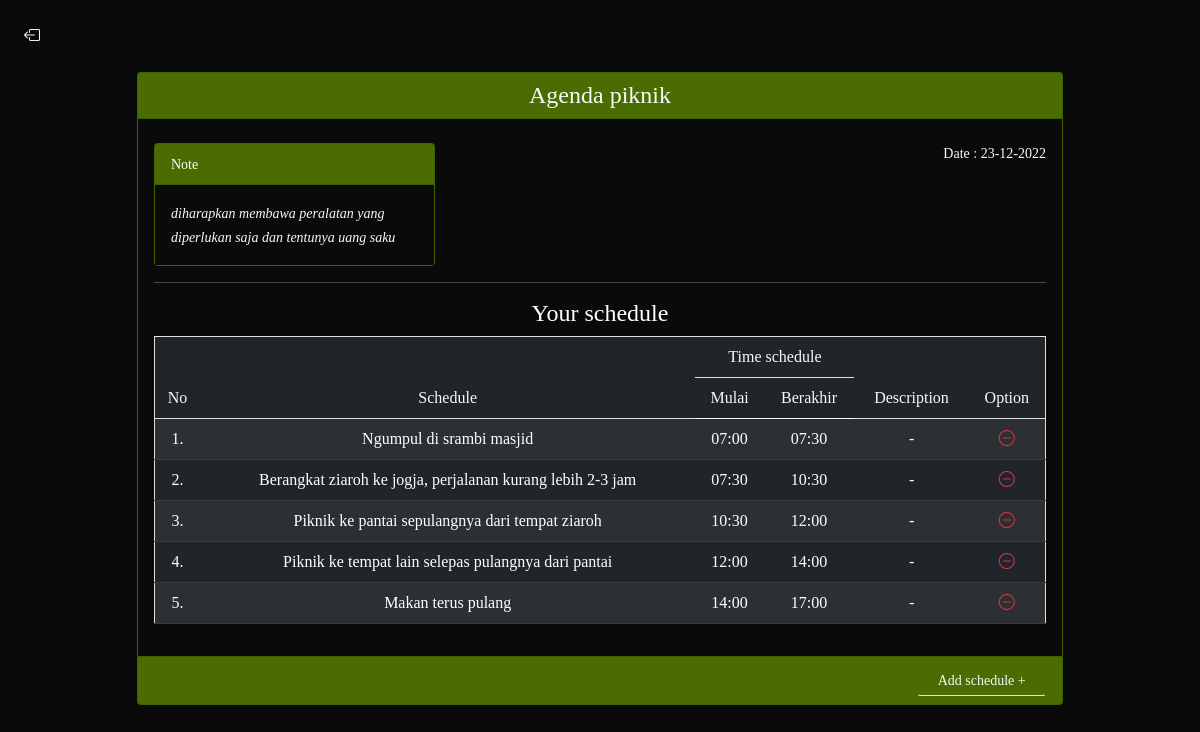
/add.php?id_subschedule=25&id_type=14, run on the app's committed database.
### tables this page shows
CREATE TABLE `subschedule` (
  `id_subschedule` int(11) NOT NULL,
  `id_type` int(11) NOT NULL,
  `title` varchar(25) NOT NULL,
  `desc_short` varchar(150) NOT NULL,
  `bg_color` varchar(50) NOT NULL,
  `date` varchar(25) NOT NULL
);

CREATE TABLE `jadwal` (
  `id_jadwal` int(11) NOT NULL,
  `id_type` int(11) NOT NULL,
  `id_subschedule` int(11) NOT NULL,
  `jadwal` varchar(80) NOT NULL,
  `jam_1` varchar(15) NOT NULL,
  `jam_2` varchar(15) NOT NULL,
  `desc_short` varchar(150) NOT NULL
);

### add.php (the view, shortened to what this page needs)
<?php
include "koneksi.php";
if(isset($_GET['id_subschedule'])) {
    $id_subschedule = $_GET['id_subschedule'];
    $id_type = $_GET['id_type'];
    $query = mysqli_query($conn, "SELECT * FROM subschedule WHERE id_type='$id_type' AND id_subschedule='$id_subschedule'");
    $data = mysqli_fetch_array($query);
}
?>
<!doctype html>
<html lang="en">
  <head>
    <link href="https://cdn.jsdelivr.net/npm/bootstrap@5.0.2/dist/css/bootstrap.min.css" rel="stylesheet">
    <link rel="stylesheet" href="style_n.css">
    <link rel="stylesheet" href="https://cdn.jsdelivr.net/npm/bootstrap-icons@1.10.2/font/bootstrap-icons.css">
    <link rel="stylesheet" href="//code.jquery.com/ui/1.13.2/themes/base/jquery-ui.css">
    <link rel="stylesheet" href="/resources/demos/style.css">
  </head>
<body>
    <div class="container-fluid p-4">
        <a href="my_schedule.php?id_type=<?=$id_type?>" class="text-light"><i class="bi bi-box-arrow-left"></i></a>
    </div>
    <div class="container">
        <div class="row justify-content-center">
            <div class="col-md-10">
                <div class="card mb-4" style="background-color:<?=$data['bg_color']?>;">
                    <div class="card-header">
                        <div class="row">
                            <div class="col-md-12 text-center">
                            <?php
                            if(isset($_GET['edit'])) {
                            if($_GET['edit'] == "title") {
                                ?>
                                <form action="t_act.php" method="POST" class="edit-title">
                                    <input type="hidden" name="id_type" value="<?=$id_type?>">
                                    <input type="hidden" name="id_subschedule" value="<?=$id_subschedule?>">
                                    <div class="row">
                                        <div class="col-md-11">
                                            <input type="text" class="edit-title-1" name="title" value="<?=$data['title']?>" maxlength="25" autofocus required>
                                        </div>
                                        <div class="col-md-auto">
                                            <div class="d-grid">
                                                <input type="submit" name="edit-title-sub" class="btn btn-sm text-light" value="Done">
                                            </div>
                                        </div>
                                    </div>
                                </form>
                                <?php
                            } else if($_GET['edit'] == "desc" || $_GET['edit'] == "date" || $_GET['edit'] == "add-desc" || $_GET['edit'] == "add-date") {
                                ?>
                                    <a href="add.php?id_subschedule=<?=$id_subschedule?>&id_type=<?=$id_type?>&edit=title" class="text-light">
                                    <h4 class="title-subschedule mb-0"><?=$data['title']?></h4>
                                    </a>
                                <?php
                            }
                            } else {
                                ?>
                                    <a href="add.php?id_subschedule=<?=$id_subschedule?>&id_type=<?=$id_type?>&edit=title" class="text-light">
                                    <h4 class="title-subschedule mb-0"><?=$data['title']?></h4>
                                </a>
                            <?php } ?>
                            </div>
                        </div>
                    </div>
                    <div class="card-body" style="background-color: rgb(10, 10, 10);">
                        <?php
                        $jadwal_1 = mysqli_query($conn, "SELECT * FROM jadwal WHERE id_type='$id_type' AND id_subschedule='$id_subschedule' ORDER BY id_jadwal ASC");
                        ?>
                        <div class="row justify-content-between mb-0">
                            <div class="col-md-4">
                            <?php
                            if(isset($_GET['edit'])) {
                            if($_GET['edit'] == "desc" || $_GET['edit'] == "add-desc") {
                                ?>
                                <div class="card" style="background-color:<?=$data['bg_color']?>;">
                                    <div class="card-header">
                                        <small class="m-0 p-0">Note</small>
                                    </div>
                                    <div class="card-body fst-italic" style="background-color:rgb(10, 10, 10);">
                                        <form action="t_act.php" method="POST" class="edit-desc">
                                            <input type="hidden" name="id_type" value="<?=$id_type?>">
                                            <input type="hidden" name="id_subschedule" value="<?=$id_subschedule?>">
                                            <div class="row">
                                                <div class="col-md-12">
                                                    <textarea type="text" class="edit-desc-1" name="desc" maxlength="150" col="30" autofocus> <?=$data['desc_short']?> </textarea>
                                                </div>
                                                <div class="col-md-12">
                                                    <div class="d-grid text-center">
                                                        <input type="submit" name="edit-desc-sub" class="btn btn-sm text-light" value="Done">
                                                    </div>
                                                </div>
                                            </div>
                                        </form>
                                    </div>
                                </div>
                                <?php
                            } else if($_GET['edit'] == "title" || $_GET['edit'] == "date" || $_GET['edit'] == "add-date") {
                                if($data['desc_short'] == ""){
                                    echo "";
                                } else {
                                ?>
                                <div class="card" style="background-color:<?=$data['bg_color']?>;">
                                    <div class="card-header">
                                        <small class="m-0 p-0">Note</small>
                                    </div>
                                    <div class="card-body fst-italic" style="background-color:rgb(10, 10, 10);">
                                        <a href="add.php?id_subschedule=<?=$id_subschedule?>&id_type=<?=$id_type?>&edit=desc" class="text-light">
                                        <small class="title-subschedule"><?=$data['desc_short']?></small>
                                    </div>
                                    </a>
                                </div>
                                <?php
                                }
                            }
                            } else {
                                if($data['desc_short'] == "") {
                                    echo "";
                                } else {
                                ?>
                                <div class="card" style="background-color:<?=$data['bg_color']?>;">
                                    <div class="card-header">
                                        <small class="m-0 p-0">Note</small>
                                    </div>
                                    <div class="card-body fst-italic" style="background-color:rgb(10, 10, 10);">
                                        <a href="add.php?id_subschedule=<?=$id_subschedule?>&id_type=<?=$id_type?>&edit=desc" class="text-light">
                                        <small class="title-subschedule"><?=$data['desc_short']?></small>
                                    </div>
                                </div>
                                <?php
                                }
                            }
                            ?>
                            </div>
                            <div class="col-md-4">
                            <?php
                            if(isset($_GET['edit'])) {
                            if($_GET['edit'] == "date" || $_GET['edit'] == "add-date") {
                                ?>
                                <form action="t_act.php" method="POST" class="edit-date">
                                    <input type="hidden" name="id_type" value="<?=$id_type?>">
                                    <input type="hidden" name="id_subschedule" value="<?=$id_subschedule?>">
                                    <div class="row">
                                        <div class="col-md-9">
                                            <input type="text" class="edit-date-1" name="date" value="<?=$data['date']?>" maxlength="80" id="datepicker" autofocus>
                                        </div>
                                        <div class="col-md-auto">
                                            <div class="d-grid">
                                                <input type="submit" name="edit-date-sub" class="btn btn-sm text-light" value="Done">
                                            </div>
                                        </div>
                                    </div>
                                </form>
                                <?php
                            } else if($_GET['edit'] == "title" || $_GET['edit'] == "desc" || $_GET['edit'] == "add-desc") {
                                if($data['date'] == "") {
                                    echo "";
                                } else {
                                ?>
                                    <a href="add.php?id_subschedule=<?=$id_subschedule?>&id_type=<?=$id_type?>&edit=date" class="text-light">
                                    <small class="title-subschedule float-end">Date : <?=$data['date']?></small>
                                    </a>
                                <?php
                                }
                            }
                            } else {
                                if($data['date'] == "") {
                                    echo "";
                                } else {
                                ?>
                                    <a href="add.php?id_subschedule=<?=$id_subschedule?>&id_type=<?=$id_type?>&edit=date" class="text-light">
                                    <small class="title-subschedule float-end">Date : <?=$data['date']?></small>
                                    </a>
                            <?php } } ?>
                            </div>
                        </div>
                        <hr>
                        <h4 class="text-center">Your schedule</h4>
                        <?php
                        $jadwal_3 = mysqli_query($conn, "SELECT * FROM jadwal WHERE id_type='$id_type' AND id_subschedule='$id_subschedule' AND jadwal != '' ORDER BY id_jadwal ASC");
                        $hasil = mysqli_num_rows($jadwal_3);
                        if($hasil == 0) {
                            ?><div class="text-center"><small class="text-secondary">You don't have a schedule</small></div> <?php
                        } else {
                        ?>
                        <table class="table text-center text-light border table-striped table-hover">
                            <thead class="bg-dark">
                                <tr>
                                    <td rowspan="2">No</td>
                                    <td rowspan="2">Schedule</td>
                                    <td colspan="2">Time schedule</td>
                                    <td rowspan="2">Description</td>
                                    <td rowspan="2">Option</td>
                                </tr>
                                <tr>
                                    <td>Mulai</td>
                                    <td>Berakhir</td>
                                </tr>
                            </thead>
                            <tbody class="table-dark">
                        <?php
                        $no=0;
                        while($cek = mysqli_fetch_array($jadwal_1)) {
                            if($cek['jadwal'] == "") {
                                echo "";
                            } else {
                                $no++
                        ?>
                        <tr>
                            <td><?=$no?>.</td>
                            <td><?=$cek['jadwal']?></td>
                            <td><?=$cek['jam_1']?></td>
                            <td><?=$cek['jam_2']?></td>
                            <td>
                                <?php
                                if($cek['desc_short'] == "") {
                                    echo "-";
                                } else {
                                    echo $cek['desc_short'];
                                }
                                ?>
                            </td>
                            <td><a href="t_act.php?id_type=<?=$id_type?>&id_subschedule=<?=$id_subschedule?>&id_jadwal=<?=$cek['id_jadwal']?>&delete-field=yes" class="text-danger"><i class="bi bi-dash-circle"></i></a></td>
                        </tr>
                        <?php } } } ?>
                        </tbody>
                        </table>
                        </div>
                        <div class="card-footer">
                                    <form action="t_act.php" method="POST">
                                        <div class="row justify-content-end">
                                            <div class="col-md-2">
                                                <div class="d-grid">
                                                    <input type="submit" class="btn btn-sm text-light border-bottom" name="add" value="Add schedule +" title="Add field">
                                                </div>
                                            </div>
                                        </div>
                                    </form>
                    </div>
                </div>
            </div>
        </div>
    </div>
</body>
</html>

### style_n.css (style rules this page uses)
body { font-family: "Slabo 27px", serif; color: #fff; background-color: rgb(10, 10, 10); }
a { text-decoration: none; color: #fff; }

### style.css (style rules this page uses)
body { font-family: "Slabo 27px", serif; color: #fff; background-color: rgb(10, 10, 10); }
a { text-decoration: none; color: #fff; }

### data on the page
subschedule: title "Agenda piknik", desc_short "diharapkan membawa peralatan yang diperlukan saja dan tentunya uang saku", date "23-12-2022"
jadwal: jadwal "Ngumpul di srambi masjid", jam_1 "07:00", jam_2 "07:30"
jadwal: jadwal "Berangkat ziaroh ke jogja, perjalanan kurang lebih 2-3 jam", jam_1 "07:30", jam_2 "10:30"
jadwal: jadwal "Piknik ke pantai sepulangnya dari tempat ziaroh", jam_1 "10:30", jam_2 "12:00"
jadwal: jadwal "Piknik ke tempat lain selepas pulangnya dari pantai", jam_1 "12:00", jam_2 "14:00"
jadwal: jadwal "Makan terus pulang", jam_1 "14:00", jam_2 "17:00"
